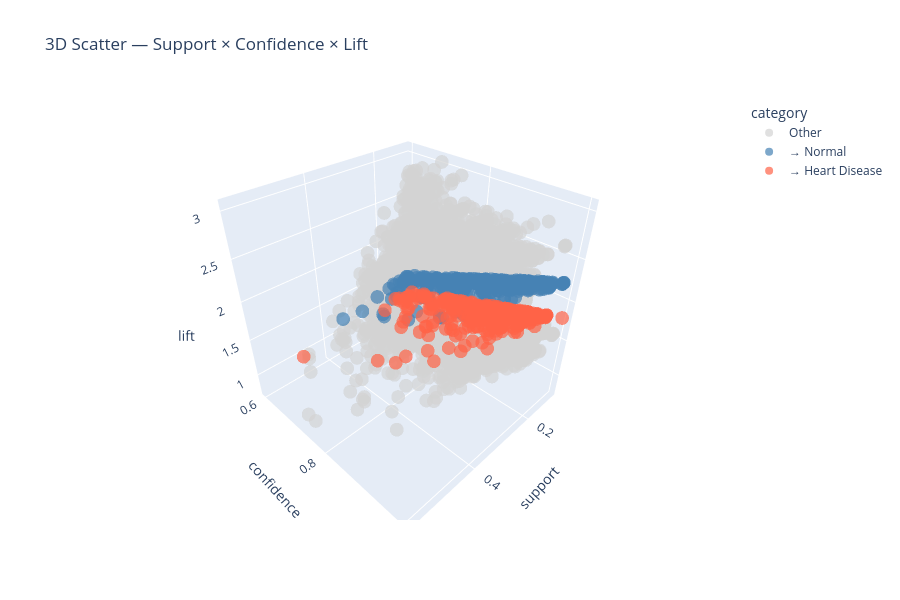

Here is the notebook cell this chart was saved with:
### Code cell
# 3-D scatter: support × confidence × lift, colored by predicted class (or 'other')
rules_plot = rules_main.copy()
rules_plot["category"] = "Other"
rules_plot.loc[rules_plot["consequents"] == "HD_1", "category"] = "→ Heart Disease"
rules_plot.loc[rules_plot["consequents"] == "HD_0", "category"] = "→ Normal"

fig = px.scatter_3d(
    rules_plot,
    x="support", y="confidence", z="lift",
    color="category",
    color_discrete_map={"→ Heart Disease": "tomato", "→ Normal": "steelblue", "Other": "lightgray"},
    opacity=0.7,
    title="3D Scatter — Support × Confidence × Lift",
    hover_data=["antecedents", "consequents"]
)
fig.update_layout(height=600)
fig.show()

### Figure 1 — Plotly figure (JSON) as saved in the notebook; plotly's stock layout.template omitted (floating-point values rounded to 4 significant figures; data arrays with more than 128 entries replaced by an {"elided": "..."} marker saying what was removed)
{"data": [{"customdata": {"elided": "6151x2 str values"}, "hovertemplate": "category=Other<br>support=%{x}<br>confidence=%{y}<br>lift=%{z}<br>antecedents=%{customdata[0]}<br>consequents=%{customdata[1]}<extra></extra>", "legendgroup": "Other", "marker": {"color": "lightgray", "opacity": 0.7, "symbol": "circle"}, "mode": "markers", "name": "Other", "scene": "scene", "showlegend": true, "type": "scatter3d", "x": {"elided": "6151 float values"}, "y": {"elided": "6151 float values"}, "z": {"elided": "6151 float values"}}, {"customdata": {"elided": "291x2 str values"}, "hovertemplate": "category=→ Normal<br>support=%{x}<br>confidence=%{y}<br>lift=%{z}<br>antecedents=%{customdata[0]}<br>consequents=%{customdata[1]}<extra></extra>", "legendgroup": "→ Normal", "marker": {"color": "steelblue", "opacity": 0.7, "symbol": "circle"}, "mode": "markers", "name": "→ Normal", "scene": "scene", "showlegend": true, "type": "scatter3d", "x": {"elided": "291 float values"}, "y": {"elided": "291 float values"}, "z": {"elided": "291 float values"}}, {"customdata": {"elided": "314x2 str values"}, "hovertemplate": "category=→ Heart Disease<br>support=%{x}<br>confidence=%{y}<br>lift=%{z}<br>antecedents=%{customdata[0]}<br>consequents=%{customdata[1]}<extra></extra>", "legendgroup": "→ Heart Disease", "marker": {"color": "tomato", "opacity": 0.7, "symbol": "circle"}, "mode": "markers", "name": "→ Heart Disease", "scene": "scene", "showlegend": true, "type": "scatter3d", "x": {"elided": "314 float values"}, "y": {"elided": "314 float values"}, "z": {"elided": "314 float values"}}], "layout": {"height": 600, "legend": {"title": {"text": "category"}, "tracegroupgap": 0}, "scene": {"domain": {"x": [0.0, 1.0], "y": [0.0, 1.0]}, "xaxis": {"title": {"text": "support"}}, "yaxis": {"title": {"text": "confidence"}}, "zaxis": {"title": {"text": "lift"}}}, "title": {"text": "3D Scatter — Support × Confidence × Lift"}}}
